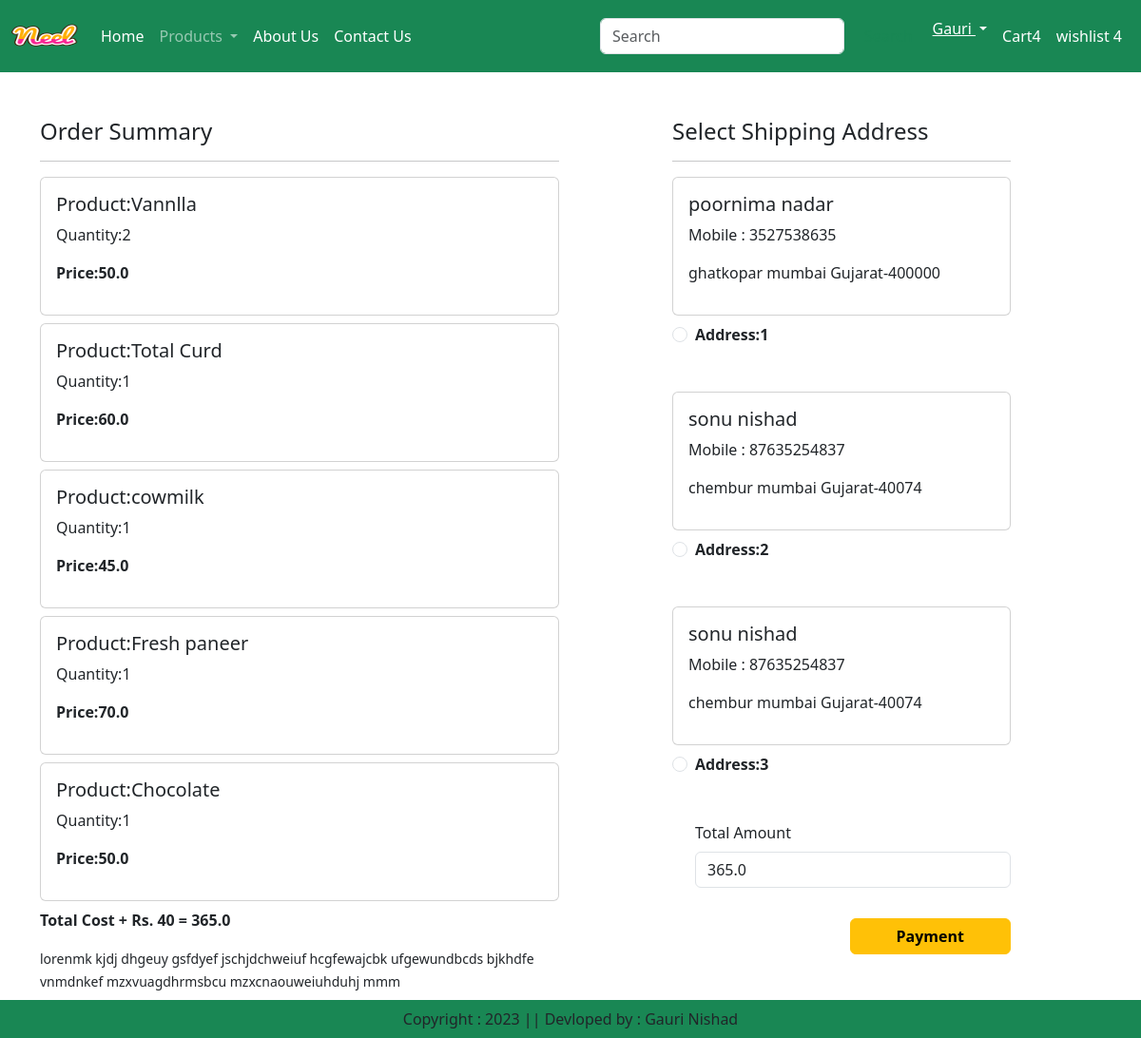
Screenshot of /checkout/ (signed in) with the database file from the repository.
### app/models.py (models this page shows, shortened)
class Cart(models.Model):
    user =models.ForeignKey(User,on_delete=models.CASCADE)
    product=models.ForeignKey(Product,on_delete=models.CASCADE)
    quantity=models.PositiveIntegerField(default=1)

class Product(models.Model):
    title=models.CharField(max_length=100)
    selling_price=models.FloatField()
    disscounted_price=models.FloatField()
    description=models.TextField()
    composition=models.TextField(default='')
    prodapp=models.TextField(default='')
    category=models.CharField(choices=CATEGORY_CHOICES,max_length=2)
    product_image=models.ImageField(upload_to='product')

class Customer(models.Model):
    user=models.ForeignKey(User,on_delete=models.CASCADE)
    name=models.CharField(max_length=200)
    locality=models.CharField(max_length=200)
    city=models.CharField(max_length=50)
    mobile=models.IntegerField(default=0)
    zipcode=models.IntegerField()
    state=models.CharField(choices=STATE_CHOICES,max_length=100)

### app/views.py (the view)
# urls.py: path('checkout/',views.checkout.as_view(),name='checkout'),
class checkout(View):
    def get(self,request):
        user=request.user
        add=Customer.objects.filter(user=user)
        cart_items=Cart.objects.filter(user=user)
        famount=0
        for p in cart_items:
            value = p.quantity * p.product.disscounted_price
            famount=famount+value
            totalamount=famount+40
        return render(request,'app/checkout.html',locals())

### app/templates/app/checkout.html (shortened to what this page needs)
{% extends 'app/base.html' %}
{% load static  %}
{% block main-content %}
  <div class="container my-5">
    <div class="row mt-5">
        <div class="col-sm-6">
            <h4>Order Summary</h4>
            <hr>
            {%for item in cart_items%}
              <div class="card mb-2">
                  <div class="card-body">
                      <h5>Product:{{item.product.title}}</h5>
                      <p> Quantity:{{item.quantity}}</p>
                      <p class="fw-bold"> Price:{{item.product.disscounted_price}}</p>
                  </div>
             </div>
          {%endfor%}
           <p class="fw-bold">Total Cost + Rs. 40 = {{totalamount}}</p>
           <small> lorenmk kjdj dhgeuy gsfdyef jschjdchweiuf hcgfewajcbk ufgewundbcds bjkhdfe vnmdnkef mzxvuagdhrmsbcu mzxcnaouweiuhduhj mmm
           </small>
        </div>
      <div class="col-sm-4 offset-sm-1">
            <h4>Select Shipping Address</h4>
            <hr>
            <form method="post" id="myform">
               {%for ad in add%}
                  <div class="card">
                      <div class="card-body">
                          <h5> {{ad.name}}</h5>
                          <p>Mobile : {{ad.mobile}}</p>
                          <p>{{ad.locality}} {{ad.city}} {{ad.state}}-{{ad.zipcode}}</p>
                      </div>
                   </div>
                      <div class="form-check mt-2 mb-5">
                           <input class="form-check-input" type="radio" name="custid" id="custadd{{forloop.counter}}" value="{{ad.id}}">
                           <label class="form-check-label fw-bold" for="custadd{{forloop.counter}}">
                          Address:{{forloop.counter}}</label>
                      </div>
               {% endfor %}
              <div class="form-check mb-3">
                    <label for="totalamount" class="form-label"> Total Amount </label>
                    <input type="number" class="form-control" name="totalamount" value={{totalamount}} readonly>
              </div>
               <div class="text-end">
                 <button id="rzp-button1" type="submit" class="btn btn-warning mt-3 px-5 fw-bold">Payment</button>
              </div>
           </form>
        </div>
       </div>
   </div>
{% endblock main-content %}

### rows the page displays
Cart: product "Vannlla", quantity "2", product.disscounted_price "50.0"
Cart: product "Total Curd", quantity "1", product.disscounted_price "60.0"
Cart: product "cowmilk", quantity "1", product.disscounted_price "45.0"
Cart: product "Fresh paneer", quantity "1", product.disscounted_price "70.0"
Cart: product "Chocolate", quantity "1", product.disscounted_price "50.0"
Customer: name "poornima nadar", mobile "3527538635", locality "ghatkopar", city "mumbai", state "Gujarat", zipcode "400000"
Customer: name "sonu nishad", mobile "87635254837", locality "chembur", city "mumbai", state "Gujarat", zipcode "40074"
Customer: name "sonu nishad", mobile "87635254837", locality "chembur", city "mumbai", state "Gujarat", zipcode "40074"

### other values shown
{{ totalamount }} "365.0"
